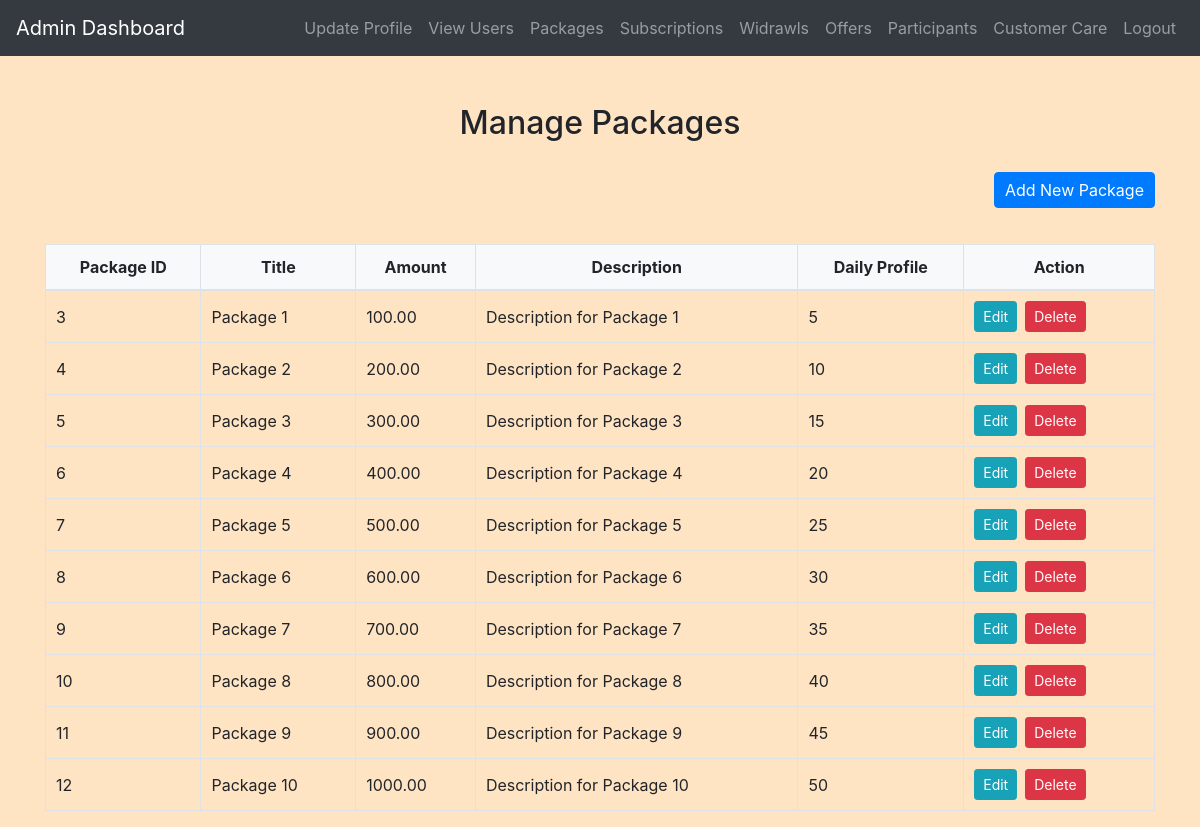
Screenshot of /admin/view_packages.php (signed in) with the database file from the repository.
### tables this page shows
CREATE TABLE `packages` (
  `package_id` int(11) NOT NULL,
  `title` varchar(100) NOT NULL,
  `amount` decimal(10,2) NOT NULL,
  `description` text DEFAULT NULL,
  `daily_profit` int(11) DEFAULT NULL
);

### admin/view_packages.php (the view, shortened to what this page needs)
<?php
include('config.php');
$sql = "SELECT * FROM packages";
$result = mysqli_query($conn, $sql);
?>
<!DOCTYPE html>
<html>
<head>
    <link rel="stylesheet" href="https://maxcdn.bootstrapcdn.com/bootstrap/4.5.2/css/bootstrap.min.css">
    <link rel="stylesheet" href="../css/style.css">
</head>
<body>
<?php include('admin_navbar.php'); ?>
<div class="container mt-5">
    <h2>Manage Packages</h2>
    <a href="add_package.php" class="btn btn-primary mb-3 float-right">Add New Package</a>
    <div class="table-responsive">
        <table class="table table-bordered">
            <thead>
                <tr>
                    <th>Package ID</th>
                    <th>Title</th>
                    <th>Amount</th>
                    <th>Description</th>
                    <th>Daily Profile</th>
                    <th>Action</th>
                </tr>
            </thead>
            <tbody>
                <?php
                while ($row = mysqli_fetch_assoc($result)) {
                    echo "<tr>";
                    echo "<td>" . $row['package_id'] . "</td>";
                    echo "<td>" . $row['title'] . "</td>";
                    echo "<td>" . $row['amount'] . "</td>";
                    echo "<td>" . $row['description'] . "</td>";
                    echo "<td>" . $row['daily_profit'] . "</td>";
                    echo "<td>";
                    echo "<a href='edit_package.php?id=" . $row['package_id'] . "' class='btn btn-sm btn-info mr-2'>Edit</a>";
                    echo "<a href='view_packages.php?delete_id=" . $row['package_id'] . "' class='btn btn-sm btn-danger' onclick='return confirm(\"Are you sure you want to delete this package?\")'>Delete</a>";
                    echo "</td>";
                    echo "</tr>";
                }
                ?>
            </tbody>
        </table>
    </div>
</div>
</body>
</html>

### css/style.css (style rules this page uses)
body { background-color: bisque; }
h1, h2, h3, h4 { text-align: center; margin-top: 30px; margin-bottom: 30px; }
.table { width: 100%; border-collapse: collapse; margin-top: 20px; }
.table th, .table td { padding: 10px; border: 1px solid #dee2e6; }
.table thead th { background-color: #f8f9fa; font-weight: bold; text-align: center; }
.table tbody td { vertical-align: middle; }
.btn-primary { padding: 5px 10px; }

### rows the page displays
packages: package_id "3", title "Package 1", amount "100.00", description "Description for Package 1", daily_profit "5"
packages: package_id "4", title "Package 2", amount "200.00", description "Description for Package 2", daily_profit "10"
packages: package_id "5", title "Package 3", amount "300.00", description "Description for Package 3", daily_profit "15"
packages: package_id "6", title "Package 4", amount "400.00", description "Description for Package 4", daily_profit "20"
packages: package_id "7", title "Package 5", amount "500.00", description "Description for Package 5", daily_profit "25"
packages: package_id "8", title "Package 6", amount "600.00", description "Description for Package 6", daily_profit "30"
packages: package_id "9", title "Package 7", amount "700.00", description "Description for Package 7", daily_profit "35"
packages: package_id "10", title "Package 8", amount "800.00", description "Description for Package 8", daily_profit "40"
packages: package_id "11", title "Package 9", amount "900.00", description "Description for Package 9", daily_profit "45"
packages: package_id "12", title "Package 10", amount "1000.00", description "Description for Package 10", daily_profit "50"
